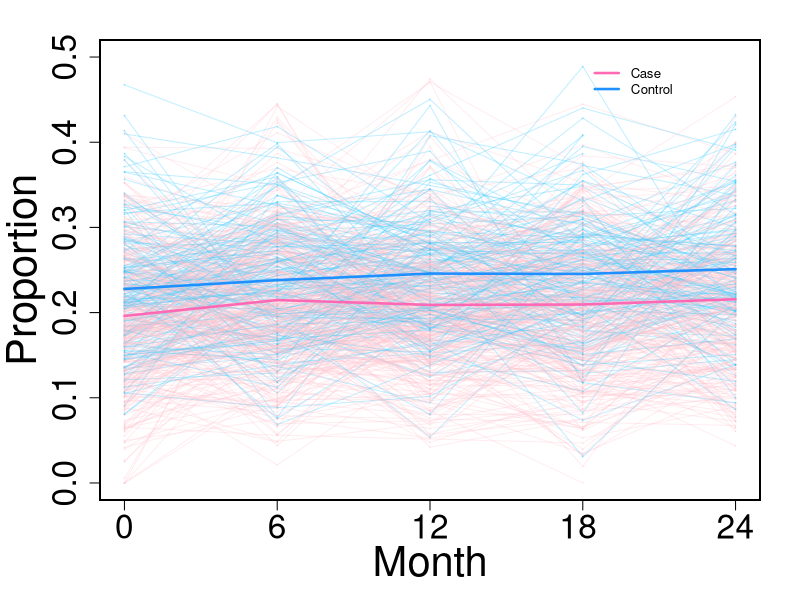
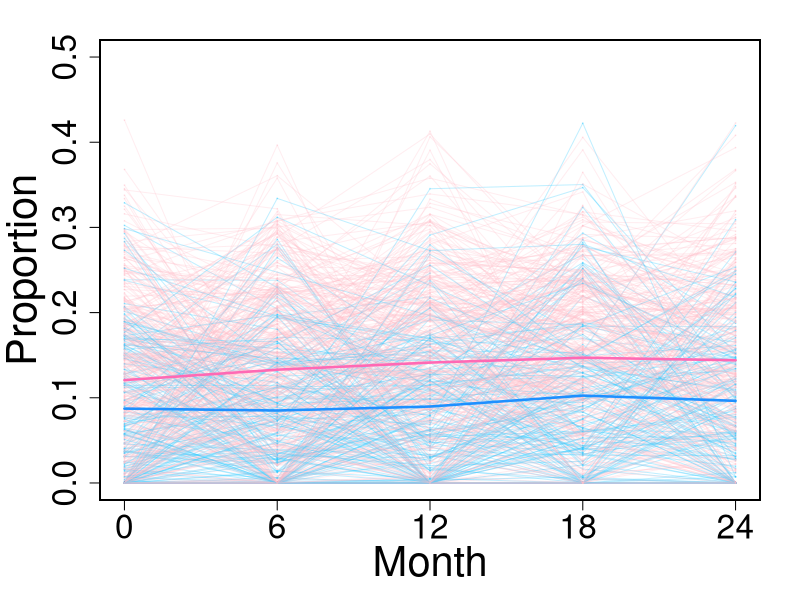

These charts were generated, in order, by the following R code:
# Shilin

# This is the code for reg plot
# focus on prop2 and cell type proportion
#explore the correction between cell-type proportion


library(tidyverse)

combined_data <- read_csv("data.csv")
subject_name<-unique(combined_data$participant_id)


####D####
c1 <- rgb(0.2,0.8,1, alpha = 0.3, names = "lt.blue")
c2 <- rgb(255,192,203, max = 255, alpha = 70, names = "lt.pink")

prop_df<- combined_data[,c('prop2_B','prop2_CD4','prop2_CD8','prop2_Monocytes','prop2_NK','prop2_Other','visit_month','Case')]
prop_mean_total_bytime <- prop_df %>% group_by(visit_month) %>% 
  summarise(across(c('prop2_B','prop2_CD4','prop2_CD8','prop2_Monocytes','prop2_NK','prop2_Other'), mean),
            .groups = 'drop')  %>%
  as.data.frame()
prop_mean_total_bytime

prop_mean_case_bytime <- prop_df %>% group_by(visit_month,Case) %>% 
  summarise(across(everything(), mean),
            .groups = 'drop')  %>%
  as.data.frame()
prop_mean_case<-prop_mean_case_bytime[which(prop_mean_case_bytime$Case=='Case'),]
prop_mean_ctrl<-prop_mean_case_bytime[which(prop_mean_case_bytime$Case=='Control'),]

###prop2_CD4

jpeg(filename = "time_plotCD4.jpg", width = 10, height = 6, units = "in", res = 300)

par(mfrow=c(1,1))
par(mar=c(5,5,2,2))
plot(combined_data[1:5,]$visit_month,combined_data[1:5,]$prop2_CD4,type="p",cex=0.2,pch=20,col=c2,
     xlim=c(0,24),ylim=c(0,0.5),xaxt="n",xlab="Month",ylab="Proportion",
     cex.axis=2,cex.lab=2.5,cex.main=3,
     main="")
xtick<-c(0,6,12,18,24)
axis(side=1, at=xtick, labels = FALSE)
# used for loop to add more line for different patients
lab =c("0","6" ,"12","18 ","24") # label
text(x=xtick, y=-0.03,par("usr")[3], labels = lab, srt = 0, pos = 1,xpd=T,cex = 2)
lines(lowess(combined_data[1:5,]$visit_month,combined_data[1:5,]$prop2_CD4),col=c2)
legend(18,0.5,legend=c('Case','Control'),col=c('hotpink','dodgerblue'),lty=1,bty="n",cex=0.8,lwd=2.5)
#legend(locator(1), legend=c('Case', 'Control'), col=c('hotpink', 'dodgerblue'), lty=1, bty="n", cex=1.5, lwd=2.5)

for(i in 2:length(subject_name)){
  nm = subject_name[i]
  idx= which(combined_data$participant_id==nm)
  tmpm=combined_data[idx,]
  if(tmpm[1,]$Case=='Case'){
    tmpm_case=tmpm
    par(new=T)
    plot(tmpm_case$visit_month,tmpm_case$prop2_CD4,type="p",cex=0.2,pch=20,col=c2,
         xlim=c(0,24),ylim=c(0,0.5),xaxt="n",yaxt='n',
         xlab=" ",ylab=" ")
    lines(lowess(tmpm_case$visit_month,tmpm_case$prop2_CD4),col=c2)
  }else{
    tmpm_ctrl = tmpm
    par(new=T)
    plot(tmpm_ctrl$visit_month,tmpm_ctrl$prop2_CD4,type="p",cex=0.2,pch=20,col=c1,
         xlim=c(0,24),ylim=c(0,0.5),xaxt="n",yaxt='n',
         xlab=" ",ylab=" ")
    lines(lowess(tmpm_ctrl$visit_month,tmpm_ctrl$prop2_CD4),col=c1)
    
  }}
lines(lowess(prop_mean_case$visit_month,prop_mean_case$prop2_CD4),col='hotpink',lwd=2.5)
lines(lowess(prop_mean_ctrl$visit_month,prop_mean_ctrl$prop2_CD4),col='dodgerblue',lwd=2.5)

dev.off()

####E####
c3=c('#a1d76a')
c4=c('#beaed4')

jpeg(filename = "time_plotCD8.jpg", width = 10, height = 6, units = "in", res = 300)
par(mfrow=c(1,1))
par(mar=c(5,5,2,2))
plot(combined_data[1:5,]$visit_month,combined_data[1:5,]$prop2_CD8,type="p",cex=0.2,pch=20,col=c2,
     xlim=c(0,24),ylim=c(0,0.5),xaxt="n",xlab="Month",ylab="Proportion",
     cex.axis=2,cex.lab=2.5,cex.main=3,
     main=" ")
xtick<-c(0,6,12,18,24)
axis(side=1, at=xtick, labels = FALSE)
lab =c("0","6" ,"12","18 ","24") # label
text(x=xtick, y=-0.03,par("usr")[3], labels = lab, srt = 0, pos = 1,xpd=T,cex = 2)
lines(lowess(combined_data[1:5,]$visit_month,combined_data[1:5,]$prop2_CD8),col=c2)
legend(18,0.73,legend=c('Case','Control'),col=c('hotpink','dodgerblue'),lty=1,bty="n",cex=1.5,lwd=2.5)
for(i in 2:length(subject_name)){
  nm = subject_name[i]
  idx= which(combined_data$participant_id==nm)
  tmpm=combined_data[idx,]
  if(tmpm[1,]$Case=='Case'){
    tmpm_case=tmpm
    par(new=T)
    plot(tmpm_case$visit_month,tmpm_case$prop2_CD8,type="p",cex=0.2,pch=20,col=c2,
         xlim=c(0,24),ylim=c(0,0.5),xaxt="n",yaxt='n',
         xlab=" ",ylab=" ")
    lines(lowess(tmpm_case$visit_month,tmpm_case$prop2_CD8),col=c2)
  }else{
    tmpm_ctrl = tmpm
    par(new=T)
    plot(tmpm_ctrl$visit_month,tmpm_ctrl$prop2_CD8,type="p",cex=0.2,pch=20,col=c1,
         xlim=c(0,24),ylim=c(0,0.5),xaxt="n",yaxt='n',
         xlab=" ",ylab=" ")
    lines(lowess(tmpm_ctrl$visit_month,tmpm_ctrl$prop2_CD8),col=c1)
    
  }}
lines(lowess(prop_mean_case$visit_month,prop_mean_case$prop2_CD8),col='hotpink',lwd=2.5)
lines(lowess(prop_mean_ctrl$visit_month,prop_mean_ctrl$prop2_CD8),col='dodgerblue',lwd=2.5)

dev.off()

